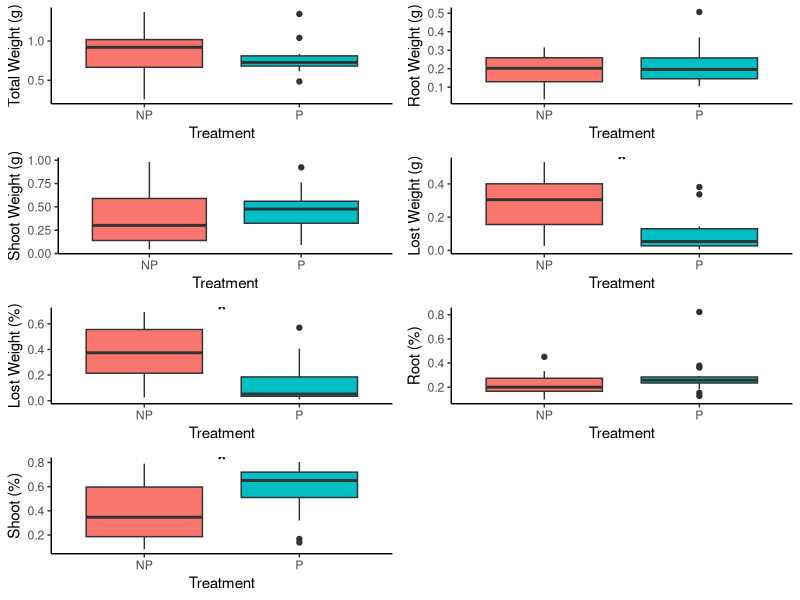

Write the R code that produced this figure.
################################################################################
################################################################################
#########################      Polymer Study      ##############################
##################   Greenhouse - Lovegrass - Weight Data ######################
#########################  University of Florida  ##############################
#########################     Gage LaPierre       ##############################
#########################      2022 - 2025        ##############################
################################################################################
################################################################################

######################### Clears Environment & History  ########################
rm(list=ls(all=TRUE))
cat("\014") 

#########################     Installs Packages   ##############################
list.of.packages <- c("tidyverse", "car")
new.packages <- list.of.packages[!(list.of.packages %in% 
                                     installed.packages()[,"Package"])]
if(length(new.packages)) install.packages(new.packages)

# Load required libraries
library(tidyverse)
library(car)

# Load the dataset
data <- read.csv("Data/Polymer Study - Lovegrass Weight.csv")

# Convert categorical variables
data$Species <- as.factor(data$Species)
data$Treatment <- as.factor(data$Treatment)

# Summary statistics
summary(data)

# Check for normality
shapiro.test(data$Total.Weight)
shapiro.test(data$Root.Weight)
shapiro.test(data$Shoot.Weight)
shapiro.test(data$Lost.Weight) # Data does not fit normalality
shapiro.test(data$Lost.Weight..) # Data does not fit normalality
shapiro.test(data$Root..) # Data does not fit normalality
shapiro.test(data$Shoot..) # Data does not fit normalality

# ANOVA
model.Total.Weight <- aov(Total.Weight ~ Treatment, data = data)
summary(model.Total.Weight)
model.Root.Weight <- aov(Root.Weight ~ Treatment, data = data)
summary(model.Root.Weight)
model.Shoot.Weight <- aov(Shoot.Weight ~ Treatment, data = data)
summary(model.Shoot.Weight)

# Kruskal-Wallis test to compare treatments (non-parametric alternative to ANOVA)
model.Lost.Weight <- kruskal.test(Lost.Weight ~ Treatment, data = data)
model.Lost.Weight
model.Lost.Weight.. <- kruskal.test(Lost.Weight.. ~ Treatment, data = data)
model.Lost.Weight..
model.Root.Weight.. <- kruskal.test(Root.. ~ Treatment, data = data)
model.Root.Weight..
model.Shoot.Weight.. <- kruskal.test(Shoot.. ~ Treatment, data = data)
model.Shoot.Weight..

# Function to create boxplots and annotate significance
create_boxplot <- function(metric, p_value, y_label) {
  plot <- ggplot(data, aes(x=Treatment, y=!!sym(metric), fill=Treatment)) +
    geom_boxplot() +
    theme_classic() +
    labs(y = y_label) +
    theme(legend.position = "none")
  
  # Annotate significance if p-value is below 0.05
  if (p_value < 0.05) {
    plot <- plot + annotate("text", x=1.5, y=max(data[[metric]], na.rm=TRUE), label="*", size=8)
  }
  
  return(plot)
}

# Generate boxplots
boxplot_Total.Weight <- create_boxplot("Total.Weight", summary(model.Total.Weight)[[1]][["Pr(>F)"]][1], "Total Weight (g)")
boxplot_Root.Weight <- create_boxplot("Root.Weight", summary(model.Root.Weight)[[1]][["Pr(>F)"]][1], "Root Weight (g)")
boxplot_Shoot.Weight <- create_boxplot("Shoot.Weight", summary(model.Shoot.Weight)[[1]][["Pr(>F)"]][1], "Shoot Weight (g)")
boxplot_Lost.Weight <- create_boxplot("Lost.Weight", model.Lost.Weight$p.value, "Lost Weight (g)")
boxplot_Lost.Weight.. <- create_boxplot("Lost.Weight..", model.Lost.Weight..$p.value, "Lost Weight (%)")
boxplot_Root.. <- create_boxplot("Root..", model.Root.Weight..$p.value, "Root (%)")
boxplot_Shoot.. <- create_boxplot("Shoot..", model.Shoot.Weight..$p.value, "Shoot (%)")

# Print all plots
gridExtra::grid.arrange(boxplot_Total.Weight, boxplot_Root.Weight, boxplot_Shoot.Weight, 
                        boxplot_Lost.Weight, boxplot_Lost.Weight.., boxplot_Root.., boxplot_Shoot.., 
                        ncol=2)

